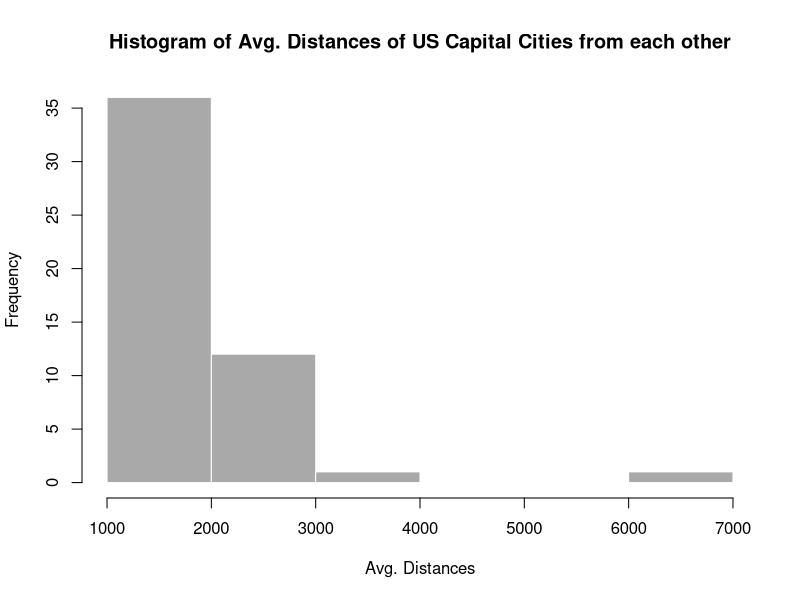

This figure's R source:
## ---- chunk 1
knitr::opts_chunk$set(echo = FALSE)
## ---- chunk 2
capitals = read.csv("capitals.csv", header = TRUE)

head(capitals)
## ---- chunk 3
x    <- capitals$avg_distance
hist(x, col = 'darkgray', border = 'white', 
           xlab = "Avg. Distances", 
           main = "Histogram of Avg. Distances of US Capital Cities from each other"
           )
